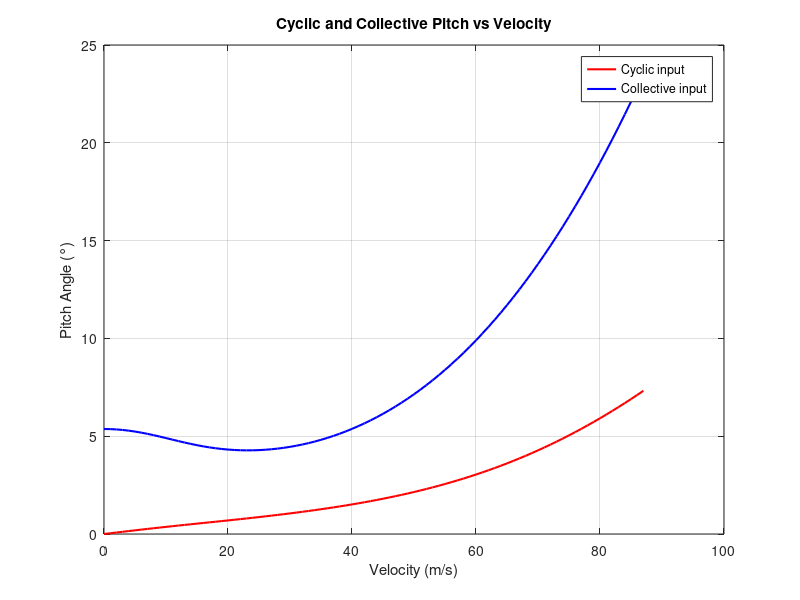

This chart was generated by the following MATLAB code:
clc; clear; close all;

%-------------------------- STANDARD PARAMETERS -------------------------
Vmax = 170 * 0.5144; % m/s max velocity
rho = 1.225;  % Density at sea level (kg/m^3)
cla = 2 * pi;  % Lift curve slope [1/rad]
g = 9.81; % m/s^2 gravitational acceleration
mass = 4536; % kg mass of the helicopter MTOW
W = mass * g; % N helicopter weight
diam = 13.41; % m Rotor diameter
R = diam / 2; % m Rotor radius 
c = 0.76; % m chord length
rotor_RPM = 324;
rotor_speed = rotor_RPM * 2 * pi / 60;  % rad/s angular rotor speed
N = 2; % Number of blades

% Physical quantities of the helicopter
fus_width = 0.99; % m
fus_length = 13.77; % m
fus_height = 3.11; % m
wings_width = 3.56 - 0.99; % m
wings_thickness = 0.1; % m

tail_distance = 7.901; % m, estimated based on a picture from Vertipedia

% Compute fuselage drag coefficient
Ld = fus_length / fus_width;
FF = 1 + 2.2 / (Ld * 1.5)^1.5 + 3.8 / (Ld)^3; % Form factor
Re = 1e6; % Reynolds number
Cf = (1 / (3.46 * log10(Re) - 5.6))^2; % Skin friction coefficient
Wet_area = (fus_length * fus_width + fus_height * fus_length + fus_height * fus_width) * 2 * 2/3;
Fus_area = fus_width * fus_height + wings_width * wings_thickness;
Cdf = Cf * FF * Wet_area / Fus_area;
S = Wet_area;

% Blade solidity
sigma = N * c / (pi * R);

%------------------- QUESTION 3 TRIMMING ---------------------
V = 0:1:Vmax; % m/s velocity
num_V = length(V);

% Initialize arrays
a1 = zeros(1, num_V);
theta0 = zeros(1, num_V);

for i = 1:num_V
    mu = V(i) / (rotor_speed * R);
    D = 0.5 * rho * V(i)^2 * S * Cdf; % Drag force (N)
    
    CT1 = sqrt(W^2 + D^2) / (rho * (rotor_speed * R)^2 * pi * R^2);
    
    % Solve for lambda_i using fsolve
    lambda_i_guess = 0.05;
    func = @(lambda_i) CT1 - 2 * lambda_i * sqrt((V(i) / (rotor_speed * R))^2 + (V(i) * (D/W) / (rotor_speed * R) + lambda_i)^2);
    lambda_i = fzero(func, lambda_i_guess);
    
    % Solve system of equations
    A = [1 + (3/2) * mu^2, -(8/3) * mu;
         -mu, 1 + (2/3) * mu^2];
    
    B = [-2 * mu * lambda_i - 2 * mu^2 * (D/W);
          mu * (D/W) + lambda_i + 4 * CT1 / (cla * sigma)];
    
    X = A \ B; % Solve for a1 and theta0
    
    a1(i) = X(1) * 180 / pi; % Convert to degrees
    theta0(i) = X(2) * 180 / pi; % Convert to degrees
end

% Plot results
figure;
plot(V, a1, 'r', 'LineWidth', 1.5); hold on;
plot(V, theta0, 'b', 'LineWidth', 1.5);
grid on;
legend('Cyclic input', 'Collective input');
xlabel('Velocity (m/s)');
ylabel('Pitch Angle (°)');
title('Cyclic and Collective Pitch vs Velocity');